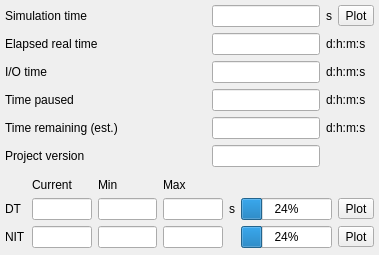
<?xml version="1.0" encoding="UTF-8"?>
<ui version="4.0">
 <class>dashboard</class>
 <widget class="QWidget" name="dashboard">
  <property name="geometry">
   <rect>
    <x>0</x>
    <y>0</y>
    <width>379</width>
    <height>255</height>
   </rect>
  </property>
  <property name="windowTitle">
   <string>Form</string>
  </property>
  <layout class="QGridLayout" name="gridLayout" columnstretch="1,0,0,0">
   <property name="leftMargin">
    <number>5</number>
   </property>
   <property name="topMargin">
    <number>5</number>
   </property>
   <property name="rightMargin">
    <number>5</number>
   </property>
   <property name="bottomMargin">
    <number>0</number>
   </property>
   <item row="7" column="1">
    <widget class="QLineEdit" name="lineedit_version">
     <property name="readOnly">
      <bool>true</bool>
     </property>
    </widget>
   </item>
   <item row="3" column="0">
    <widget class="QLabel" name="label_paused_time">
     <property name="text">
      <string>Time paused</string>
     </property>
    </widget>
   </item>
   <item row="1" column="2" colspan="2">
    <widget class="QLabel" name="label_elapsed_time_units">
     <property name="text">
      <string>d:h:m:s</string>
     </property>
    </widget>
   </item>
   <item row="3" column="2" colspan="2">
    <widget class="QLabel" name="label_paused_time_units">
     <property name="text">
      <string>d:h:m:s</string>
     </property>
    </widget>
   </item>
   <item row="6" column="0">
    <spacer name="verticalSpacer_3">
     <property name="orientation">
      <enum>Qt::Vertical</enum>
     </property>
     <property name="sizeType">
      <enum>QSizePolicy::Preferred</enum>
     </property>
     <property name="sizeHint" stdset="0">
      <size>
       <width>20</width>
       <height>30</height>
      </size>
     </property>
    </spacer>
   </item>
   <item row="1" column="1">
    <widget class="QLineEdit" name="lineedit_elapsed_time">
     <property name="sizePolicy">
      <sizepolicy hsizetype="MinimumExpanding" vsizetype="Fixed">
       <horstretch>0</horstretch>
       <verstretch>0</verstretch>
      </sizepolicy>
     </property>
     <property name="maximumSize">
      <size>
       <width>16777215</width>
       <height>16777215</height>
      </size>
     </property>
     <property name="readOnly">
      <bool>true</bool>
     </property>
    </widget>
   </item>
   <item row="12" column="0" colspan="4">
    <widget class="QWidget" name="widget" native="true">
     <layout class="QGridLayout" name="gridLayout_2">
      <property name="leftMargin">
       <number>0</number>
      </property>
      <property name="topMargin">
       <number>5</number>
      </property>
      <property name="rightMargin">
       <number>0</number>
      </property>
      <property name="bottomMargin">
       <number>0</number>
      </property>
      <item row="1" column="3">
       <widget class="QLineEdit" name="lineedit_dt_max">
        <property name="readOnly">
         <bool>true</bool>
        </property>
       </widget>
      </item>
      <item row="2" column="3">
       <widget class="QLineEdit" name="lineedit_nit_max">
        <property name="readOnly">
         <bool>true</bool>
        </property>
       </widget>
      </item>
      <item row="1" column="1">
       <widget class="QLineEdit" name="lineedit_dt">
        <property name="readOnly">
         <bool>true</bool>
        </property>
       </widget>
      </item>
      <item row="2" column="2">
       <widget class="QLineEdit" name="lineedit_nit_min">
        <property name="readOnly">
         <bool>true</bool>
        </property>
       </widget>
      </item>
      <item row="0" column="3">
       <widget class="QLabel" name="label_max">
        <property name="text">
         <string>Max</string>
        </property>
       </widget>
      </item>
      <item row="2" column="6">
       <widget class="QToolButton" name="toolbutton_plot_nit">
        <property name="text">
         <string>Plot</string>
        </property>
        <property name="autoRaise">
         <bool>false</bool>
        </property>
       </widget>
      </item>
      <item row="2" column="0">
       <widget class="QLabel" name="label_nit">
        <property name="text">
         <string>NIT</string>
        </property>
       </widget>
      </item>
      <item row="0" column="1">
       <widget class="QLabel" name="label_current">
        <property name="text">
         <string>Current</string>
        </property>
       </widget>
      </item>
      <item row="1" column="0">
       <widget class="QLabel" name="label_dt">
        <property name="text">
         <string>DT</string>
        </property>
       </widget>
      </item>
      <item row="1" column="5">
       <widget class="QProgressBar" name="progressbar_dt">
        <property name="value">
         <number>24</number>
        </property>
       </widget>
      </item>
      <item row="2" column="1">
       <widget class="QLineEdit" name="lineedit_nit">
        <property name="readOnly">
         <bool>true</bool>
        </property>
       </widget>
      </item>
      <item row="1" column="6">
       <widget class="QToolButton" name="toolbutton_plot_dt">
        <property name="text">
         <string>Plot</string>
        </property>
        <property name="autoRaise">
         <bool>false</bool>
        </property>
       </widget>
      </item>
      <item row="0" column="2">
       <widget class="QLabel" name="label_min">
        <property name="text">
         <string>Min</string>
        </property>
       </widget>
      </item>
      <item row="1" column="2">
       <widget class="QLineEdit" name="lineedit_dt_min">
        <property name="readOnly">
         <bool>true</bool>
        </property>
       </widget>
      </item>
      <item row="1" column="4">
       <widget class="QLabel" name="label_dt_units">
        <property name="text">
         <string>s</string>
        </property>
       </widget>
      </item>
      <item row="2" column="5">
       <widget class="QProgressBar" name="progressbar_nit">
        <property name="value">
         <number>24</number>
        </property>
       </widget>
      </item>
     </layout>
    </widget>
   </item>
   <item row="0" column="0">
    <widget class="QLabel" name="label_simtime">
     <property name="text">
      <string>Simulation time</string>
     </property>
    </widget>
   </item>
   <item row="4" column="1">
    <widget class="QLineEdit" name="lineedit_remaining_time">
     <property name="sizePolicy">
      <sizepolicy hsizetype="MinimumExpanding" vsizetype="Fixed">
       <horstretch>0</horstretch>
       <verstretch>0</verstretch>
      </sizepolicy>
     </property>
     <property name="readOnly">
      <bool>true</bool>
     </property>
    </widget>
   </item>
   <item row="1" column="0">
    <widget class="QLabel" name="label_2">
     <property name="text">
      <string>Elapsed real time</string>
     </property>
    </widget>
   </item>
   <item row="8" column="0">
    <spacer name="verticalSpacer">
     <property name="orientation">
      <enum>Qt::Vertical</enum>
     </property>
     <property name="sizeType">
      <enum>QSizePolicy::Preferred</enum>
     </property>
     <property name="sizeHint" stdset="0">
      <size>
       <width>20</width>
       <height>30</height>
      </size>
     </property>
    </spacer>
   </item>
   <item row="4" column="0">
    <widget class="QLabel" name="label_3">
     <property name="text">
      <string>Time remaining (est.)</string>
     </property>
    </widget>
   </item>
   <item row="4" column="2" colspan="2">
    <widget class="QLabel" name="label_remaining_time_units">
     <property name="text">
      <string>d:h:m:s</string>
     </property>
    </widget>
   </item>
   <item row="0" column="3">
    <widget class="QToolButton" name="toolbutton_plot_time">
     <property name="text">
      <string>Plot</string>
     </property>
     <property name="autoRaise">
      <bool>false</bool>
     </property>
    </widget>
   </item>
   <item row="13" column="0">
    <spacer name="verticalSpacer_2">
     <property name="orientation">
      <enum>Qt::Vertical</enum>
     </property>
     <property name="sizeHint" stdset="0">
      <size>
       <width>20</width>
       <height>100</height>
      </size>
     </property>
    </spacer>
   </item>
   <item row="3" column="1">
    <widget class="QLineEdit" name="lineedit_paused_time">
     <property name="sizePolicy">
      <sizepolicy hsizetype="MinimumExpanding" vsizetype="Fixed">
       <horstretch>0</horstretch>
       <verstretch>0</verstretch>
      </sizepolicy>
     </property>
     <property name="maximumSize">
      <size>
       <width>16777215</width>
       <height>16777215</height>
      </size>
     </property>
     <property name="readOnly">
      <bool>true</bool>
     </property>
    </widget>
   </item>
   <item row="0" column="1">
    <widget class="QLineEdit" name="lineedit_simtime">
     <property name="sizePolicy">
      <sizepolicy hsizetype="MinimumExpanding" vsizetype="Fixed">
       <horstretch>0</horstretch>
       <verstretch>0</verstretch>
      </sizepolicy>
     </property>
     <property name="readOnly">
      <bool>true</bool>
     </property>
    </widget>
   </item>
   <item row="0" column="2">
    <widget class="QLabel" name="label_simtime_units">
     <property name="text">
      <string>s</string>
     </property>
    </widget>
   </item>
   <item row="7" column="0">
    <widget class="QLabel" name="label_version">
     <property name="text">
      <string>Project version</string>
     </property>
    </widget>
   </item>
   <item row="2" column="0">
    <widget class="QLabel" name="label_io_time">
     <property name="text">
      <string>I/O time</string>
     </property>
    </widget>
   </item>
   <item row="2" column="1">
    <widget class="QLineEdit" name="lineedit_io_time">
     <property name="readOnly">
      <bool>true</bool>
     </property>
    </widget>
   </item>
   <item row="2" column="2" colspan="2">
    <widget class="QLabel" name="label_io_time_units">
     <property name="text">
      <string>d:h:m:s</string>
     </property>
    </widget>
   </item>
  </layout>
 </widget>
 <tabstops>
  <tabstop>lineedit_simtime</tabstop>
  <tabstop>toolbutton_plot_time</tabstop>
  <tabstop>lineedit_elapsed_time</tabstop>
  <tabstop>lineedit_paused_time</tabstop>
  <tabstop>lineedit_remaining_time</tabstop>
  <tabstop>lineedit_version</tabstop>
  <tabstop>lineedit_dt</tabstop>
  <tabstop>lineedit_dt_min</tabstop>
  <tabstop>lineedit_dt_max</tabstop>
  <tabstop>toolbutton_plot_dt</tabstop>
  <tabstop>lineedit_nit</tabstop>
  <tabstop>lineedit_nit_min</tabstop>
  <tabstop>lineedit_nit_max</tabstop>
  <tabstop>toolbutton_plot_nit</tabstop>
 </tabstops>
 <resources/>
 <connections/>
</ui>
